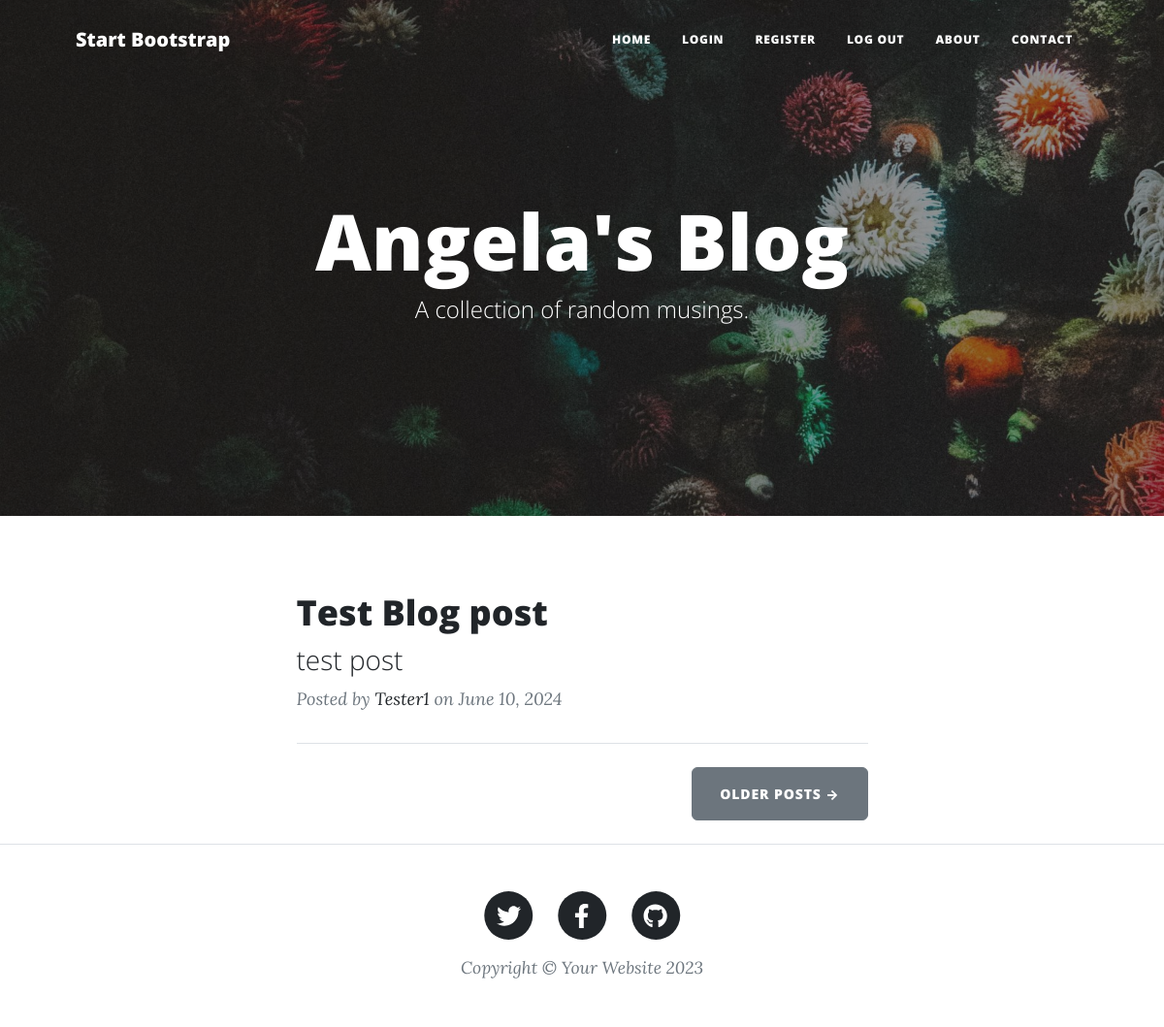
Before: / with the older database file.
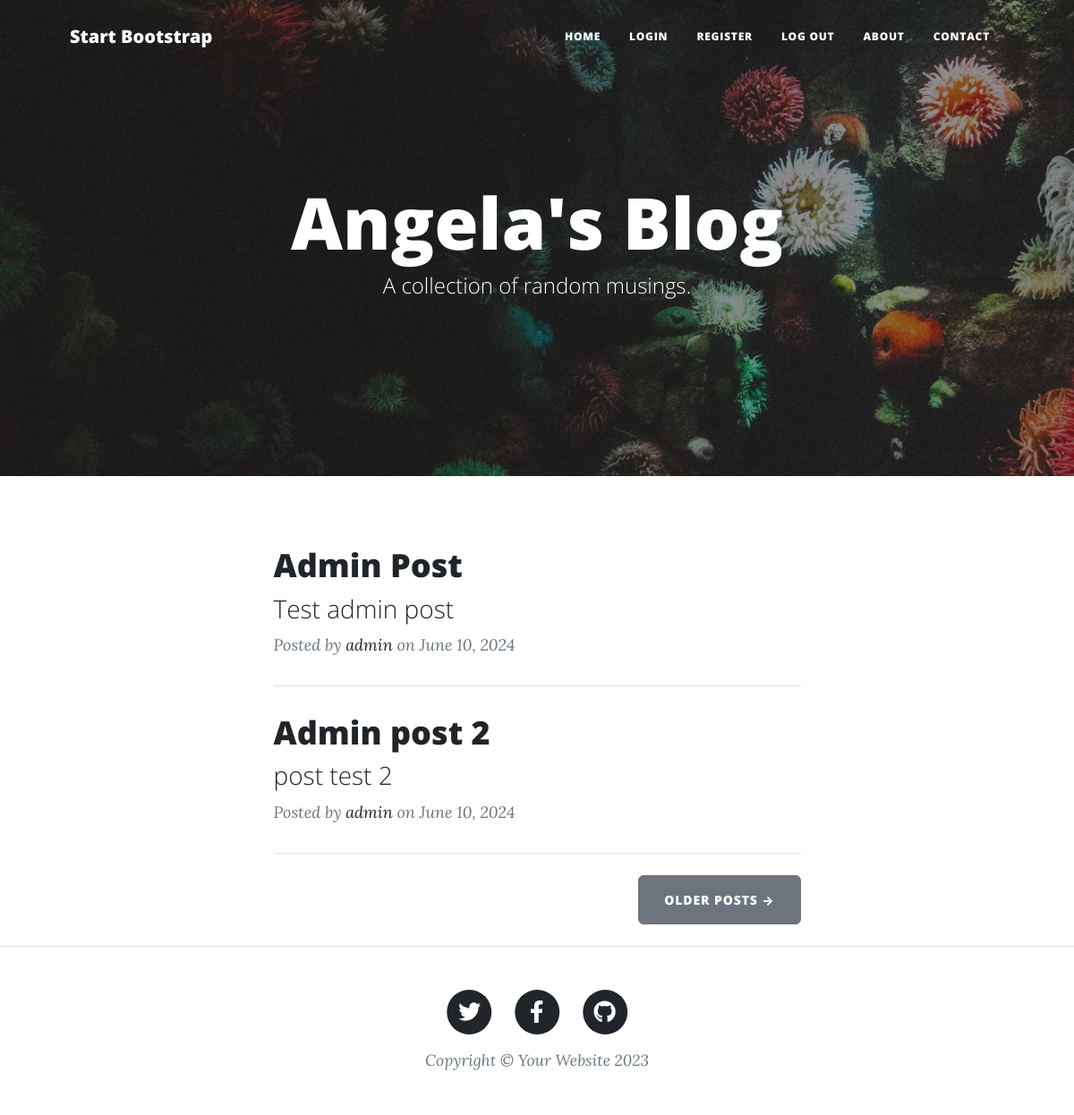
After: the same page with the newer database file.
### main.py (models this page shows)
class BlogPost(db.Model):
    __tablename__ = "blog_posts"
    id: Mapped[int] = mapped_column(Integer, primary_key=True)
    title: Mapped[str] = mapped_column(String(250), unique=True, nullable=False)
    subtitle: Mapped[str] = mapped_column(String(250), nullable=False)
    date: Mapped[str] = mapped_column(String(250), nullable=False)
    body: Mapped[str] = mapped_column(Text, nullable=False)
    author: Mapped[str] = mapped_column(String(250), nullable=False)
    img_url: Mapped[str] = mapped_column(String(250), nullable=False)
    author_id : Mapped[int] = mapped_column(ForeignKey("users.id"))
    user: Mapped["Users"] = relationship(back_populates="blog_posts")
    comments: Mapped[list["Comments"]] = relationship(back_populates="parent_post")

### main.py (the view)
@app.route('/')
def get_all_posts():
    result = db.session.execute(db.select(BlogPost))
    posts = result.scalars().all()
    return render_template("index.html", all_posts=posts)

### templates/index.html (shortened to what this page needs)
{% include "header.html" %}
<header
  class="masthead"
  style="background-image: url('../static/assets/img/home-bg.jpg')"
>
  <div class="container position-relative px-4 px-lg-5">
    <div class="row gx-4 gx-lg-5 justify-content-center">
      <div class="col-md-10 col-lg-8 col-xl-7">
        <div class="site-heading">
          <h1>Angela's Blog</h1>
          <span class="subheading">A collection of random musings.</span>
        </div>
      </div>
    </div>
  </div>
</header>
<div class="container px-4 px-lg-5">
  <div class="row gx-4 gx-lg-5 justify-content-center">
    <div class="col-md-10 col-lg-8 col-xl-7">
      {% for post in all_posts %}
      <div class="post-preview">
        <a href="{{ url_for('show_post', post_id=post.id) }}">
          <h2 class="post-title">{{ post.title }}</h2>
          <h3 class="post-subtitle">{{ post.subtitle }}</h3>
        </a>
        <p class="post-meta">
          Posted by
          <a href="#">{{post.author}}</a>
          on {{post.date}}
        </p>
      </div>
      <hr class="my-4" />
      {% endfor %}
      <div class="d-flex justify-content-end mb-4">
        <a class="btn btn-secondary text-uppercase" href="#!">Older Posts →</a>
      </div>
    </div>
  </div>
</div>
{% include "footer.html" %}

### templates/header.html (shortened to what this page needs)
<!DOCTYPE html>
<html lang="en">
  <head>
    {% block styles %}
    {{ bootstrap.load_css() }}
    <link
      href="{{ url_for('static', filename='css/styles.css') }}"
      rel="stylesheet"
    />
    {% endblock %}
  </head>
  <body>
    <nav class="navbar navbar-expand-lg navbar-light" id="mainNav">
      <div class="container px-4 px-lg-5">
        <a class="navbar-brand" href="/">Start Bootstrap</a>
        <div class="collapse navbar-collapse" id="navbarResponsive">
          <ul class="navbar-nav ms-auto py-4 py-lg-0">
            <li class="nav-item">
              <a
                class="nav-link px-lg-3 py-3 py-lg-4"
                href="{{ url_for('get_all_posts') }}"
                >Home</a
              >
            </li>
            {% if not current_user.is_authenticated %}
            <li class="nav-item">
              <a
                class="nav-link px-lg-3 py-3 py-lg-4"
                href="{{ url_for('login') }}"
                >Login</a
              >
            </li>
            <li class="nav-item">
              <a
                class="nav-link px-lg-3 py-3 py-lg-4"
                href="{{ url_for('register') }}"
                >Register</a
              >
            </li>
            {% endif %}
            <li class="nav-item">
              <a
                class="nav-link px-lg-3 py-3 py-lg-4"
                href="{{ url_for('logout') }}"
                >Log Out</a
              >
            </li>
            <li class="nav-item">
              <a
                class="nav-link px-lg-3 py-3 py-lg-4"
                href="{{ url_for('about') }}"
                >About</a
              >
            </li>
            <li class="nav-item">
              <a
                class="nav-link px-lg-3 py-3 py-lg-4"
                href="{{ url_for('contact') }}"
                >Contact</a
              >
            </li>
          </ul>
        </div>
      </div>
    </nav>
  </body>
</html>

### templates/footer.html (shortened to what this page needs)
        <footer class="border-top">
          <div class="container px-4 px-lg-5">
              <div class="row gx-4 gx-lg-5 justify-content-center">
                  <div class="col-md-10 col-lg-8 col-xl-7">
                      <ul class="list-inline text-center">
                          <li class="list-inline-item">
                              <a href="#!">
                                  <span class="fa-stack fa-lg">
                                      <i class="fas fa-circle fa-stack-2x"></i>
                                      <i class="fab fa-twitter fa-stack-1x fa-inverse"></i>
                                  </span>
                              </a>
                          </li>
                          <li class="list-inline-item">
                              <a href="#!">
                                  <span class="fa-stack fa-lg">
                                      <i class="fas fa-circle fa-stack-2x"></i>
                                      <i class="fab fa-facebook-f fa-stack-1x fa-inverse"></i>
                                  </span>
                              </a>
                          </li>
                          <li class="list-inline-item">
                              <a href="#!">
                                  <span class="fa-stack fa-lg">
                                      <i class="fas fa-circle fa-stack-2x"></i>
                                      <i class="fab fa-github fa-stack-1x fa-inverse"></i>
                                  </span>
                              </a>
                          </li>
                      </ul>
                      <div class="small text-center text-muted fst-italic">Copyright &copy; Your Website 2023</div>
                  </div>
              </div>
          </div>
      </footer>
  </body>
</html>

Changed rows visible on the page:
changed BlogPost: title "Test Blog post" → "Admin Post"; subtitle "test post" → "Test admin post"; author "Tester1" → "admin"
added BlogPost: title "Admin post 2", subtitle "post test 2", author "admin", date "June 10, 2024"
